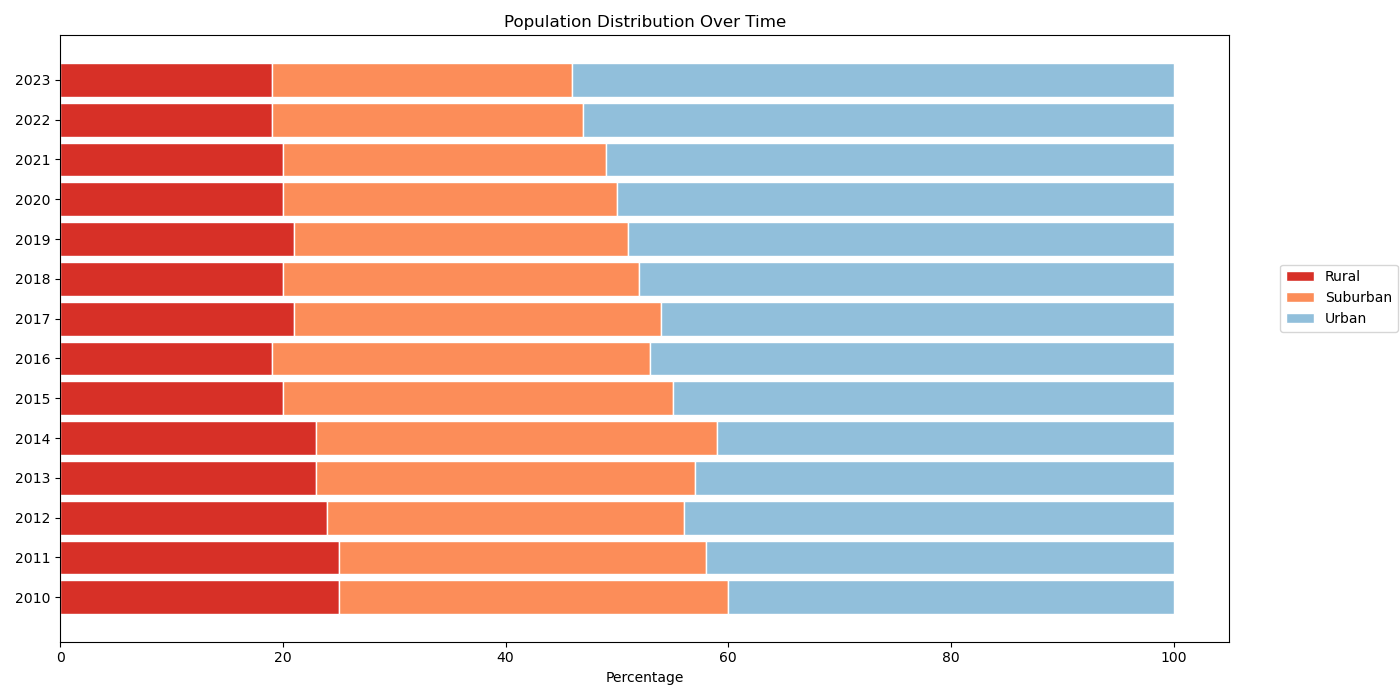

Reproduce this figure in Python.
import matplotlib.pyplot as plt
import numpy as np

data = {
    'Category': ['2010', '2011', '2012', '2013', '2014', '2015', '2016', '2017', '2018', '2019', '2020', '2021', '2022', '2023'],
    'Urban': [40, 42, 44, 43, 41, 45, 47, 46, 48, 49, 50, 51, 53, 54],
    'Suburban': [35, 33, 32, 34, 36, 35, 34, 33, 32, 30, 30, 29, 28, 27],
    'Rural': [25, 25, 24, 23, 23, 20, 19, 21, 20, 21, 20, 20, 19, 19]
}

categories = data['Category']
urban = data['Urban']
suburban = data['Suburban']
rural = data['Rural']

barWidth = 0.85
r = np.arange(len(categories))

fig, ax = plt.subplots(figsize=(14, 7))

bars_urban = np.add(suburban, rural).tolist()
bars_suburban = rural

ax.barh(r, rural, color='#d73027', edgecolor='white', height=barWidth)
ax.barh(r, suburban, left=rural, color='#fc8d59', edgecolor='white', height=barWidth)
ax.barh(r, urban, left=bars_urban, color='#91bfdb', edgecolor='white', height=barWidth)

ax.set_yticks(r)
ax.set_yticklabels(categories)
ax.set_xlabel('Percentage')
ax.set_title('Population Distribution Over Time')

plt.legend(['Rural', 'Suburban', 'Urban'], loc='lower right', bbox_to_anchor=(1.15, 0.5))
plt.tight_layout()
plt.show()
